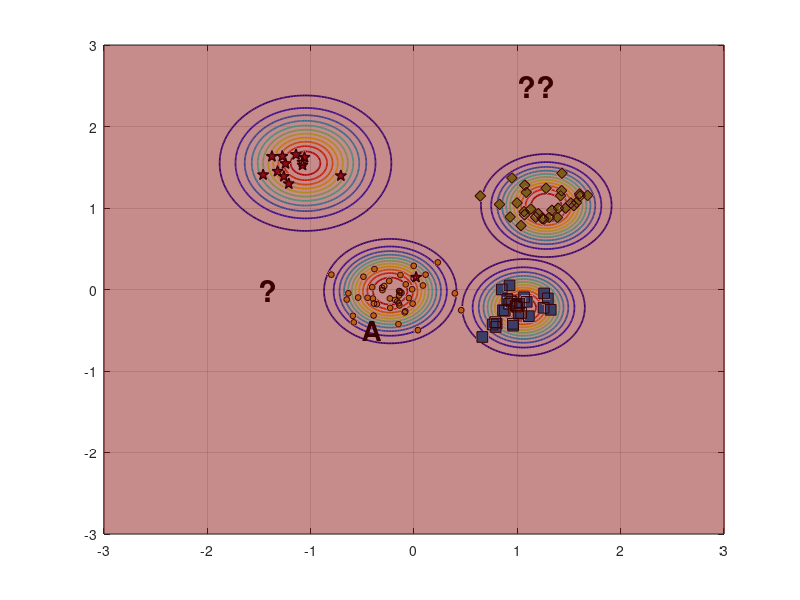

This chart was generated by the following MATLAB code: (Note: this script raises an error after producing the figure.)
%% Reproduce EVM-style demo figure (no toolboxes)
clear; close all; clc; rng(7);

% ---------- 1) 合成四类二维数据 ----------
% 类中心（大致对应图中位置）
C_star  = [-1.15  1.55];   % 红色星
C_diam  = [ 1.25  1.05];   % 绿色菱形
C_square= [ 1.05 -0.20];   % 蓝色方块
C_dot   = [-0.20  0.00];   % 蓝色小点（被 A 标注影响的那簇）

% 协方差（控制每簇形状）
S = @(sx,sy,rho)[sx^2 rho*sx*sy; rho*sx*sy sy^2];
Sig_star   = S(0.18,0.20, 0.05);
Sig_diam   = S(0.22,0.18,-0.10);
Sig_square = S(0.20,0.16, 0.05);
Sig_dot    = S(0.25,0.18, 0.00);

% 从高斯采样（不用 mvnrnd）
sample = @(N,mu,SIG) (randn(N,2)*chol(SIG,'lower') + mu);

X_star   = sample(12,C_star,   Sig_star);
X_diam   = sample(30,C_diam,   Sig_diam);
X_square = sample(28,C_square, Sig_square);
X_dot    = sample(45,C_dot,    Sig_dot);

% 加一个“离群星”靠近 A（见原图左中）
X_star = [X_star; 0.02 0.15];

% ---------- 2) 底面散点与样式 ----------
figure('Color','w','Position',[100,100,800,600]);
hold on; box on; grid on;
z0 = 0; % 所有散点都放在 z=0 的平面

% 确保按照绘制顺序叠放，便于把散点置顶
set(gca,'SortMethod','childorder');

h_star   = scatter3(X_star(:,1),  X_star(:,2),  z0+zeros(size(X_star,1),1),  70, ...
        'pentagram', 'filled', 'MarkerEdgeColor','k', 'MarkerFaceColor',[0.635294 0.0784314 0.184314], 'LineWidth',1.0); % 红色五角星 #A2142F
h_diam   = scatter3(X_diam(:,1),  X_diam(:,2),  z0+zeros(size(X_diam,1),1),  60, ...
        'd', 'filled', 'MarkerEdgeColor','k', 'MarkerFaceColor',[0.466667 0.674510 0.188235]); % 绿色菱形 #77AC30
h_square = scatter3(X_square(:,1),X_square(:,2),z0+zeros(size(X_square,1),1),60, ...
        's', 'filled', 'MarkerEdgeColor','k', 'MarkerFaceColor',[0 0.447059 0.741176]); % 蓝色正方形 #0072BD
h_dot    = scatter3(X_dot(:,1),   X_dot(:,2),   z0+zeros(size(X_dot,1),1),   18, ...
        'o', 'filled', 'MarkerEdgeColor','k', 'MarkerFaceColor',[0.929412 0.694118 0.125490]); % 黄色圆形 #EDB120


% ---------- 3) ψ-model 等值环（彩色同心） ----------
% 采用带形状参的径向函数 psi(r) = exp(-(r/s)^t)
psi = @(X,Y,cx,cy,s,t) exp( - ( sqrt((X-cx).^2 + (Y-cy).^2) ./ s ).^t );

% 选几处“极端向量/代表点”（包含 A 所在）
EV = [ -0.23 -0.02 ;   % A 对应蓝点极端向量
        1.06 -0.22 ;   % 蓝方块
        1.28  1.03 ;   % 绿菱形
       -1.05  1.55 ];  % 红星
scale = [0.42, 0.36, 0.40, 0.48];   % 各自 scale
shape = [2.6,  2.2,  2.4,  2.0];    % 各自 shape

% 网格
[xg,yg] = meshgrid(linspace(-3,3,400));
colormap(jet); caxis([0 1]);

% 等高线层级（红到蓝：高到低）
levels = linspace(1.0,0.05,12);

for k = 1:size(EV,1)
    Z = psi(xg,yg,EV(k,1),EV(k,2),scale(k),shape(k));
    [~, h] = contour(xg,yg,Z,levels);    % 直接画在底面，保持颜色映射
    set(h,'LineWidth',1.25);

    % 将等高线明确压到 z=0（兼容不同 MATLAB 版本）
    ch = get(h,'Children');
    for ic = 1:numel(ch)
        zd = get(ch(ic),'ZData');
        if ~isempty(zd)
            set(ch(ic),'ZData',zeros(size(zd))); % 强制贴在 z=0
        end
    end
end

% 标出 A 与问号
h_A = text(-0.5,-0.5,0,'A','FontWeight','bold','FontSize',20,'Color','k');
text( 1, 2.5,0,'??','FontWeight','bold','FontSize',22,'Color','k');
text( -1.5,0,0,'?','FontWeight','bold','FontSize',22,'Color','k');

% ---------- 4) 上方半透明“钟形面”（表示类支持/概率） ----------
% 用四个高斯穹顶，中心与各簇一致
gauss2 = @(X,Y,cx,cy,s) exp(-((X-cx).^2 + (Y-cy).^2)/(2*s^2));
tops  = {C_star, C_diam, C_square, C_dot};
sigT  = [032 0.28 0.28 0.32];   % 调大 sigma，使穹顶更集中
amp   = [1.05 0.95 0.90 0.85];

% 抬高穹顶，并缩小每个穹顶的覆盖范围（为每个穹顶使用局部网格）
zlift      = 0.22;   % 统一抬高量（不改变颜色映射）
spanFactor = 2.8;    % 每个穹顶半宽 = spanFactor * sigma（越小覆盖越小）
gridN      = 121;    % 局部网格分辨率
thetaN     = 181;    % 角向分辨率（圆形采样）

for i=1:4
    cx = tops{i}(1); cy = tops{i}(2);
    span = spanFactor * sigT(i);
    % 极坐标圆形采样
    rVec = linspace(0, span, gridN);
    thVec = linspace(0, 2*pi, thetaN);
    [Rg, Tg] = ndgrid(rVec, thVec);
    xgi = cx + Rg .* cos(Tg);
    ygi = cy + Rg .* sin(Tg);

    Zt = amp(i) * gauss2(xgi,ygi,cx,cy,sigT(i));
    % 用 Zt 作为颜色，Zt+zlift 作为高度，从而抬高且保留原色
    s1 = surf(xgi,ygi, Zt + zlift, Zt, 'EdgeColor','none', 'FaceAlpha',0.45);
end
shading interp; 
% camlight headlight; 
lighting gouraud;

% 将散点推到顶层
uistack([h_star h_diam h_square h_dot], 'top');
% 将A推到顶层
uistack(h_A, 'top');

% ---------- 5) 轴、视角与观感 ----------
xlim([-2 2]); ylim([-1 3]); zlim([0 1.25]); view(47,21);
axis vis3d; daspect([1 1 0.8]);
set(gca,'FontName','Times New Roman','FontSize',12,'LineWidth',1);
% xlabel('x'); ylabel('y'); zlabel('score / \psi');

% 网格和背景风格
grid on; 
% set(gca,'GridAlpha',0.2,'MinorGridAlpha',0.2);
